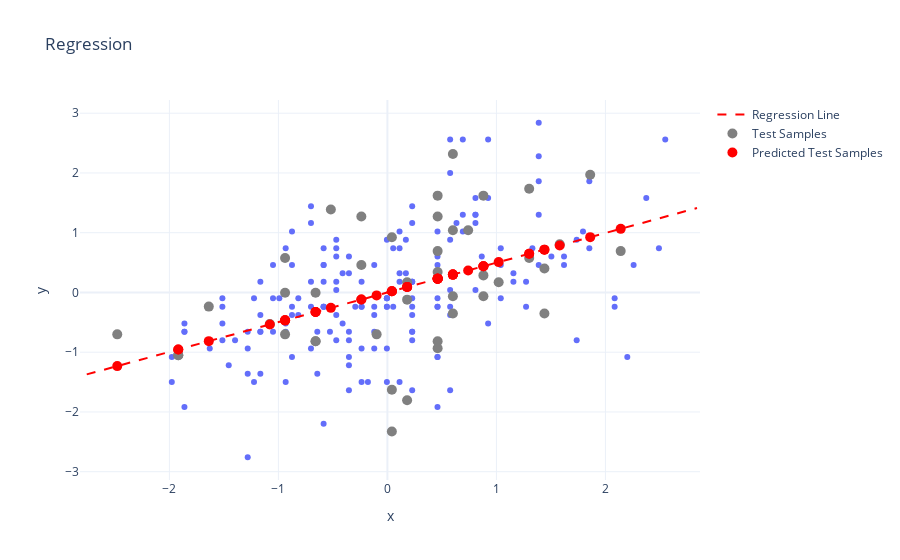

Source (notebook cell):
### Markdown cell above
### Visualization of First Pass

It is always a good idea to visualize our results. You don't have to do anything here. You can see that our model is doing a fine job of finding the best possible slope when only using one feature, but there is a lot of unnaccounted-for variance! In the second pass, we'll use all the features to predict the body mass of a penguin.

### Code cell
# plot demonstrating the linear regression model.
fig = px.scatter(x=body_mass_train, y=flipper_length_train, template = "plotly_white", title = "Regression")

# plot the regression line.
x_line = np.linspace(flipper_length_train.min(), flipper_length_train.max(), 100)
y_line = linear_regression_weights[1] * x_line + linear_regression_weights[0]
fig.add_scatter(x=x_line, y=y_line, mode="lines", name="Regression Line", line=dict(color="red", dash="dash"))

# plot each test sample.
fig.add_scatter(x=flipper_length_test, y=body_mass_test, mode="markers", name="Test Samples", marker=dict(size=10, color="grey"))

# plot each predicted test sample.
fig.add_scatter(x=flipper_length_test, y=body_mass_pred, mode="markers", name="Predicted Test Samples", marker=dict(size=10, color="red"))

### Figure 1 — Plotly figure (JSON) as saved in the notebook; plotly's stock layout.template omitted (floating-point values rounded to 4 significant figures; data arrays with more than 128 entries replaced by an {"elided": "..."} marker saying what was removed)
{"data": [{"hovertemplate": "x=%{x}<br>y=%{y}<extra></extra>", "legendgroup": "", "marker": {"color": "#636efa", "symbol": "circle"}, "mode": "markers", "name": "", "orientation": "v", "showlegend": false, "type": "scatter", "x": {"elided": "171 float values"}, "xaxis": "x", "y": {"elided": "171 float values"}, "yaxis": "y"}, {"line": {"color": "red", "dash": "dash"}, "mode": "lines", "name": "Regression Line", "type": "scatter", "x": [-2.758, -2.702, -2.645, -2.589, -2.532, -2.476, -2.419, -2.362, -2.306, -2.249, -2.193, -2.136, -2.08, -2.023, -1.967, -1.91, -1.853, -1.797, -1.74, -1.684, -1.627, -1.571, -1.514, -1.458, -1.401, -1.345, -1.288, -1.231, -1.175, -1.118, -1.062, -1.005, -0.9487, -0.8921, -0.8356, -0.779, -0.7225, -0.6659, -0.6094, -0.5528, -0.4963, -0.4397, -0.3832, -0.3266, -0.2701, -0.2135, -0.157, -0.1005, -0.0439, 0.01265, 0.0692, 0.1257, 0.1823, 0.2388, 0.2954, 0.3519, 0.4085, 0.465, 0.5216, 0.5781, 0.6347, 0.6912, 0.7478, 0.8043, 0.8609, 0.9174, 0.974, 1.031, 1.087, 1.144, 1.2, 1.257, 1.313, 1.37, 1.426, 1.483, 1.539, 1.596, 1.653, 1.709, 1.766, 1.822, 1.879, 1.935, 1.992, 2.048, 2.105, 2.162, 2.218, 2.275, 2.331, 2.388, 2.444, 2.501, 2.557, 2.614, 2.67, 2.727, 2.784, 2.84], "y": [-1.372, -1.344, -1.316, -1.287, -1.259, -1.231, -1.203, -1.175, -1.147, -1.119, -1.091, -1.062, -1.034, -1.006, -0.9781, -0.95, -0.9218, -0.8937, -0.8656, -0.8375, -0.8093, -0.7812, -0.7531, -0.725, -0.6968, -0.6687, -0.6406, -0.6125, -0.5843, -0.5562, -0.5281, -0.5, -0.4718, -0.4437, -0.4156, -0.3875, -0.3593, -0.3312, -0.3031, -0.275, -0.2468, -0.2187, -0.1906, -0.1625, -0.1343, -0.1062, -0.07809, -0.04996, -0.02183, 0.006291, 0.03442, 0.06254, 0.09067, 0.1188, 0.1469, 0.175, 0.2032, 0.2313, 0.2594, 0.2875, 0.3157, 0.3438, 0.3719, 0.4, 0.4282, 0.4563, 0.4844, 0.5125, 0.5407, 0.5688, 0.5969, 0.6251, 0.6532, 0.6813, 0.7094, 0.7376, 0.7657, 0.7938, 0.8219, 0.8501, 0.8782, 0.9063, 0.9344, 0.9626, 0.9907, 1.019, 1.047, 1.075, 1.103, 1.131, 1.159, 1.188, 1.216, 1.244, 1.272, 1.3, 1.328, 1.356, 1.384, 1.413]}, {"marker": {"color": "grey", "size": 10}, "mode": "markers", "name": "Test Samples", "type": "scatter", "x": [0.8807, 1.301, 0.6008, 1.301, 1.441, 1.021, -2.478, -0.9388, 0.6008, -0.6589, 0.4608, 0.4608, -1.079, 0.4608, -0.6589, -0.09904, 0.6008, -0.9388, -0.5189, 0.04092, 0.1809, 2.14, 0.1809, 0.8807, 0.1809, 0.8807, 0.6008, -1.919, 1.86, -1.639, 0.4608, 0.04092, -0.9388, 0.04092, 0.4608, 1.58, 0.7407, -1.919, -0.239, 1.441, -0.239, -0.6589, 0.4608], "y": [1.62, 0.5756, -0.353, 1.736, 0.4015, 0.1694, -0.7012, -0.7012, 2.317, -0.004752, 0.3435, -0.9333, -0.5271, 0.6917, -0.8173, -0.7012, -0.06279, 0.5756, 1.388, -2.326, -1.804, 0.6917, 0.1694, -0.06279, -0.1208, 0.2854, 1.04, -1.049, 1.969, -0.2369, 1.62, -1.63, -0.004752, 0.9238, 1.272, 0.8078, 1.04, -1.049, 1.272, -0.353, 0.4595, -0.8173, -0.8173]}, {"marker": {"color": "red", "size": 10}, "mode": "markers", "name": "Predicted Test Samples", "type": "scatter", "x": [0.8807, 1.301, 0.6008, 1.301, 1.441, 1.021, -2.478, -0.9388, 0.6008, -0.6589, 0.4608, 0.4608, -1.079, 0.4608, -0.6589, -0.09904, 0.6008, -0.9388, -0.5189, 0.04092, 0.1809, 2.14, 0.1809, 0.8807, 0.1809, 0.8807, 0.6008, -1.919, 1.86, -1.639, 0.4608, 0.04092, -0.9388, 0.04092, 0.4608, 1.58, 0.7407, -1.919, -0.239, 1.441, -0.239, -0.6589, 0.4608], "y": [0.438, 0.6468, 0.2988, 0.6468, 0.7165, 0.5076, -1.233, -0.4669, 0.2988, -0.3277, 0.2292, 0.2292, -0.5365, 0.2292, -0.3277, -0.04926, 0.2988, -0.4669, -0.2581, 0.02035, 0.08996, 1.065, 0.08996, 0.438, 0.08996, 0.438, 0.2988, -0.9542, 0.9253, -0.815, 0.2292, 0.02035, -0.4669, 0.02035, 0.2292, 0.7861, 0.3684, -0.9542, -0.1189, 0.7165, -0.1189, -0.3277, 0.2292]}], "layout": {"legend": {"tracegroupgap": 0}, "title": {"text": "Regression"}, "xaxis": {"anchor": "y", "domain": [0, 1], "title": {"text": "x"}}, "yaxis": {"anchor": "x", "domain": [0, 1], "title": {"text": "y"}}}}
